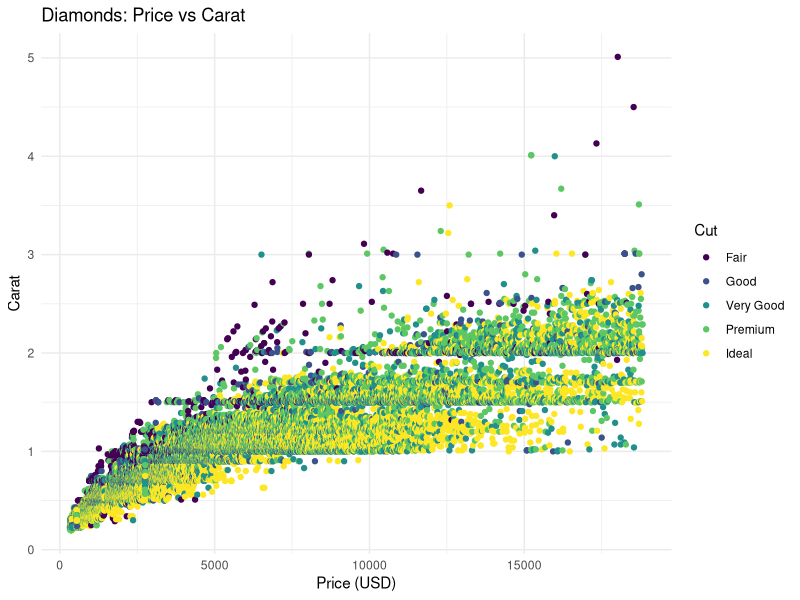

Source code (R):
## ---- chunk 1
library(ggplot2)
dplyr::glimpse(diamonds)

# diamonds |> 
#     ggplot(aes(price, carat, color = cut)) +
#     geom_point()

ggplot(diamonds, aes(x = price, y = carat, color = cut)) +
  geom_point() +
  labs(
    title = "Diamonds: Price vs Carat",
    x = "Price (USD)",
    y = "Carat",
    color = "Cut"
  ) +
  theme_minimal()

